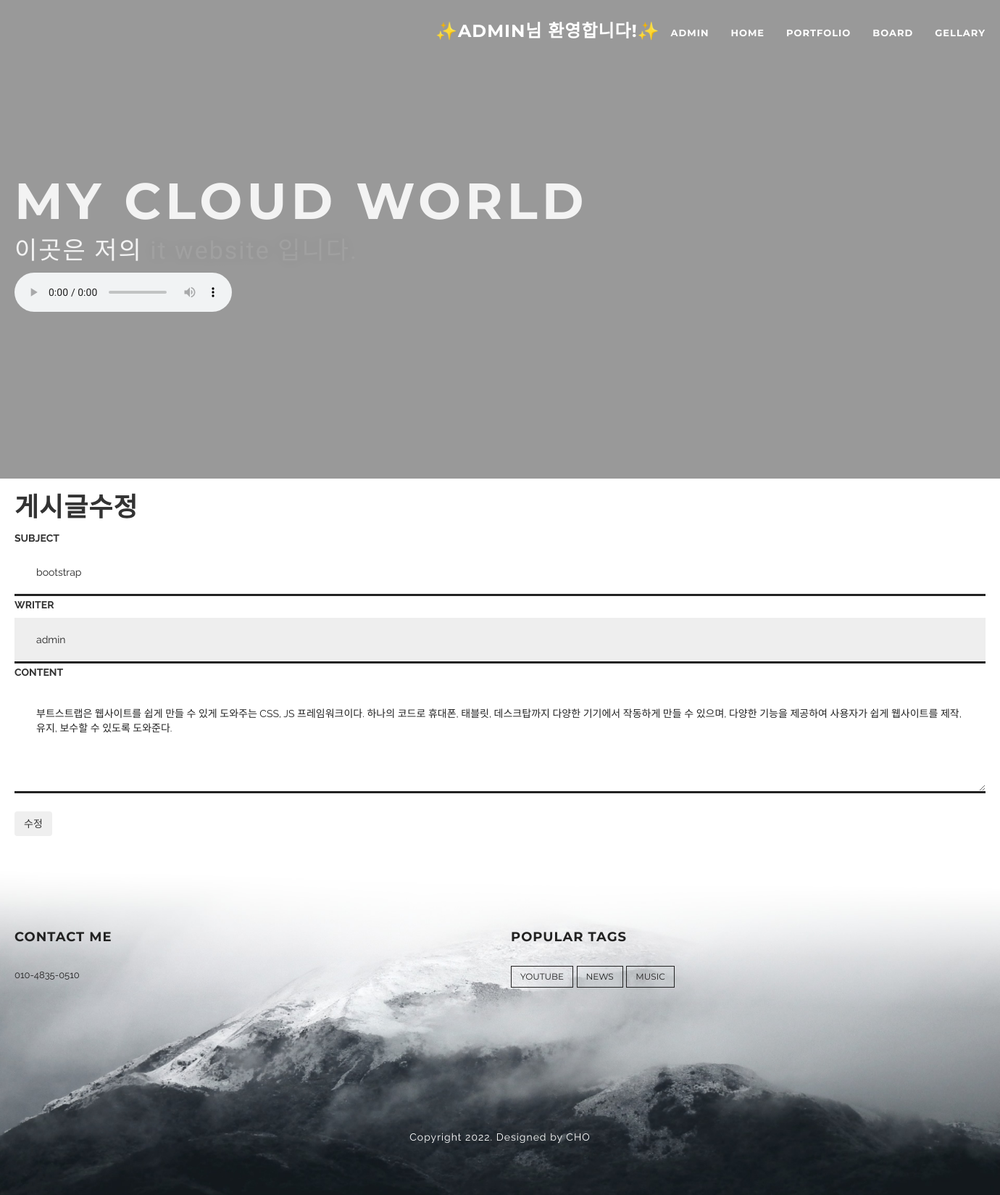
/board/update/3 (signed in), run on the app's committed database.
### acc/models.py (models this page shows)
class User(AbstractUser):
    comment = models.TextField()
    point = models.IntegerField(default=0)

### board/models.py (models this page shows, shortened)
class Board(models.Model):
    subject = models.CharField(max_length=100)
    writer = models.ForeignKey(User, null=True, default=0, on_delete=models.CASCADE)
    content = models.TextField()
    pubdate = models.DateTimeField()
    likey = models.ManyToManyField(User, blank=True, related_name="likey")

### board/views.py (the view)
# urls.py: path('update/', views.update, name="update"),
def update(request, bpk):
    b = Board.objects.get(id=bpk)
    if b.writer != request.user:
        return redirect("board:index")
    if request.method == "POST":
        s = request.POST.get("sub")
        c = request.POST.get("con")
        b.subject, b.content = s,c
        b.save()
        return redirect("board:detail", bpk)
    context = {
        "b" : b
    }
    return render(request, "board/update.html", context)

### templates/board/update.html (shortened to what this page needs)
{% extends 'base.html' %}
{% block con %}
<div class="container">
    <h1><b>게시글수정</b></h1>
    <form method="post">
        <div class="mb-3 mt-5">
            <label class="form-label"><b>SUBJECT</b></label>
            <input type="text" name="sub" value="{{b.subject}}" class="form-control">
        </div>
        <div class="mb-3">
            <label class="form-label"><b>WRITER</b></label>
            <input type="text" class="form-control" disabled value="{{ b.writer }}">
        </div>
        <div class="mb-3">
            <label class="form-label"><b>CONTENT</b></label>
            <textarea class="form-control" name="con" style="height: 150px;">{{ b.content }}</textarea>
        </div><br>
        <div class="text-end mt-3">
            <button class="btn btn-dark">수정</button>
        </div>
    </form>
</div>
{% endblock %}

### templates/base.html (shortened to what this page needs)
{% load static %}
<!DOCTYPE html>
<html lang="en">
<head>
    <link href="{% static 'assets/css/bootstrap.min.css' %}" rel="stylesheet">
    <link href="{% static 'assets/css/animate.css' %}" rel="stylesheet">
    <link href="{% static 'assets/css/plugins.css' %}" rel="stylesheet">
    <link href="{% static 'assets/css/style.css' %}" rel="stylesheet">
    <link href="{% static 'assets/font-awesome/css/font-awesome.min.css' %}" rel="stylesheet" type="text/css">
    <link href="{% static 'assets/css/pe-icons.css" rel="stylesheet' %}">
	<link rel="stylesheet" href="https://unpkg.com/swiper/swiper-bundle.min.css">
	<link rel="stylesheet" href="{% static 'assets/css/styles.css' %}">
</head>
<body id="page-top" class="index">
    {% if user.is_superuser %}
    <div class="master-wrapper">
        <nav class="navbar navbar-default navbar-fixed-top fadeInDown" data-wow-delay="0.5s">
            <div class="container">
                <div class="text-center">
                    <ul class="nav navbar-nav navbar-right">
                        <li class="dropdown">
                            <h3 style="color: white" class="text-center"><b>✨{{user}}</b>님 환영합니다!✨</h3>
                        </li>
                        <li class="dropdown">
                            <a href="#" class="dropdown-toggle" data-toggle="dropdown">admin </a>
                        </li>
                        <li class="dropdown">
                            <a href="#" class="dropdown-toggle" data-toggle="dropdown">Home </a>
                        </li>
                        <li class="dropdown">
                            <a href="#" class="dropdown-toggle" data-toggle="dropdown">Portfolio </a>
                        </li>
                        <li class="dropdown">
                            <a href="#" class="dropdown-toggle" data-toggle="dropdown">Board </a>
                        </li>
                        <li class="dropdown">
                            <a href="#" class="dropdown-toggle" data-hover="dropdown" data-toggle="dropdown">Gellary </a>
                        </li>
                    </ul>
                </div>
            </div>
        </nav>
        <header id="headerwrap" class="dark-wrapper backstretched special-max-height no-overlay">
            <div class="container vertical-center">
                <div class="intro-text vertical-center text-left smoothie">
                    <div class="intro-heading wow fadeIn heading-font" data-wow-delay="0.2s">MY cloud world</div>
                    <div class="intro-sub-heading wow fadeIn secondary-font" data-wow-delay="0.4s">이곳은 저의 <span class="rotate">it website 입니다., it portfolio 입니다.</span>
                    <br><audio controlsList="nodownload" autoplay controls loop src="{% static 'assets/img/bg/나의 X에게.mp3' %}"></audio></div>
                </div>
            </div>
        </header>
    {% endif %}
        {% block con %}
        {% endblock %}
        <div id="footer-wrapper" class="footer-image-bg">
            <section class="transparent-wrapper">
                <div class="section-inner">
                    <div class="container">
                        <div class="row">
                            <div class="col-md-6">
                                <div class="widget about-us-widget">
                                    <h4 class="widget-title">Contact me</h4>
                                    <p>010-4835-0510</p>
                                </div>
                            </div>
                            <div class="col-md-6">
                                <div class="widget">
                                    <h4 class="widget-title">Popular Tags</h4>
                                    <div class="tagcloud">
                                        <a href="https://www.youtube.com/" class="tag-link btn btn-theme btn-white btn-xs smoothie" title="3 topics">youtube</a>
                                        <a href="https://news.naver.com/" class="tag-link btn btn-theme btn-white btn-xs smoothie" title="3 topics">News</a>
                                        <a href="https://vibe.naver.com/" class="tag-link btn btn-theme btn-white btn-xs smoothie" title="3 topics">Music</a>
                                    </div>
                                </div>
                            </div>
                        </div>
                    </div>
                </div>
            </section>
            <footer class="white-wrapper">
                <div class="container">
                    <div class="text-center">
                        <span class="copyright">Copyright 2022. Designed by CHO</span>
                    </div>
                </div>
            </footer>
        </div>
    </div>
</body>
</html>

### static/assets/css/style.css (style rules this page uses)
body { overflow-x: hidden; font-family: 'Raleway', "Helvetica Neue", Helvetica, Arial, sans-serif; background-color: #fff; font-weight: 400; line-height: 1.75; color: #333 }
.secondary-font { font-family: 'Crete Round', "Helvetica Neue", Helvetica, Arial, sans-serif; text-transform: none; }
.heading-font, .navbar-default .navbar-brand, .navbar-default .nav li a { font-family: 'Montserrat', "Helvetica Neue", Helvetica, Arial, sans-serif; text-transform: none; }
p { font-size: 13px; line-height: 26px; }
a, a:hover, a:focus, a:active, a.active { outline: 0; text-decoration: none }
a { color: #333 }
h1, h2, h3, h4, h5, h6 { font-family: 'Montserrat', "Helvetica Neue", Helvetica, Arial, sans-serif; text-transform: uppercase; font-weight: 700; letter-spacing: 1px }
body { webkit-tap-highlight-color: #333 }
.smoothie, .smoothie:hover { -webkit-transition: all .5s ease-in-out; -moz-transition: all .5s ease-in-out; -o-transition: all .5s ease-in-out; -ms-transition: all .5s ease-in-out; transition: all .5s ease-in-out }
@media (min-width: 1200px) { .container { width: 1370px; } }
.btn { font-family: 'Montserrat', "Helvetica Neue", Helvetica, Arial, sans-serif; }
.btn-white { border-color: #f3f3f3; color: #f3f3f3; }
.navbar-default { border-color: transparent; background-color: #182326 }
.navbar-default .nav li a { text-transform: uppercase; font-weight: 700; font-size: 13px; color: #333; padding: 25px 15px; -webkit-transition: all .5s ease-in-out; -moz-transition: all .5s ease-in-out; -o-transition: all .5s ease-in-out; -ms-transition: all .5s ease-in-out; transition: all .5s ease-in-out; letter-spacing: 1px; }
.navbar-default.background--dark .nav li > a, .navbar-default.background--dark .navbar-brand, #headerwrap.background--dark .intro-text, .navbar-default .nav li > a, .navbar-default .navbar-brand, #headerwrap .intro-text { color: #fff; }
#headerwrap { background-color: #f3f3f3; overflow: hidden }
header { color: #333 }
header .intro-text { padding-top: 100px; padding-bottom: 50px; color: #333 }
header .intro-text .intro-heading { margin-bottom: 60px; text-transform: uppercase; font-size: 30px; font-weight: 700; line-height: 30px }
section { background-color: #fff; clear: both; }
.dark-wrapper { background-color: #111111 }
.dark-wrapper h1, .dark-wrapper h2, .dark-wrapper h3, .dark-wrapper h4, .dark-wrapper h5, .dark-wrapper h6, .dark-wrapper p, .dark-wrapper a, .dark-wrapper, .dark-wrapper * { color: #f3f3f3 }
.section-inner { padding: 120px 0 }
.tagcloud a { border-radius: 0; padding: 5px 12px; text-transform: uppercase; margin: 0 1px 5px 0; border: 1px solid; }
footer.white-wrapper { padding: 60px 0; background-color: #000; }
footer.white-wrapper * { color: #fff; }
footer.white-wrapper span.copyright { letter-spacing: 1px; text-transform: uppercase; text-transform: none; line-height: 40px }
.widget-title { margin-bottom: 30px; }
.footer-image-bg { background-image: url(../img/footer-bg.jpeg); background-size: cover; background-position: center center; }
.footer-image-bg .dark-wrapper, .footer-image-bg .white-wrapper { background-color: transparent !important; border: none; }
.footer-image-bg *, .footer-image-bg a { color: #222; }
.form-control { display: block; width: 100%; height: 40px; padding: 30px 30px; font-size: 14px; line-height: 1.42857143; color: #222; background-color: transparent; background-image: none; border: none; border-bottom: 3px solid #222; border-radius: 0; -webkit-box-shadow: none; box-shadow: none }
.transparent-wrapper { background-color: transparent; }
@media (min-width:767px) { header .intro-text { padding-top: 420px; padding-bottom: 100px } }
@media (min-width:767px) { header .intro-text .intro-heading { margin-bottom: 20px; text-transform: uppercase; font-size: 70px; font-weight: 700; letter-spacing: 6px; line-height: 38px } }
@media (min-width:767px) { .intro-sub-heading { font-size: 34px; text-transform: lowercase; letter-spacing: 2px; font-weight: 300; } }
@media (min-width:768px) { .navbar-default { padding: 10px 0; border: 0; background-color: transparent; -webkit-transition: all .5s ease-in-out; -moz-transition: all .5s ease-in-out; -o-transition: all .5s ease-in-out; -ms-transition: all .5s ease-in-out; transition: all .5s ease-in-out } }
@media (min-width:768px) { .special-max-height { max-height: 660px !important; height: 660px !important; } }

### static/assets/css/styles.css (style rules this page uses)
* { margin: 0px; padding: 0px; }
ul,ol,li { list-style: none; }
a { text-decoration: none; }

### data on the page
User: username "ADMIN"
Board: sub "bootstrap", writer "admin", con "부트스트랩은 웹사이트를 쉽게 만들 수 있게 도와주는 CSS, JS 프레임워크이다. 하나의 코드로 휴대폰, 태블릿, 데스크탑까지 다양한 기기에서 작동하게 만들 수 있으며, 다양한 기능을 제공하여 사용자가 쉽게 웹사이트를 제작, 유지, 보수할 수 있도록 도와준다."
